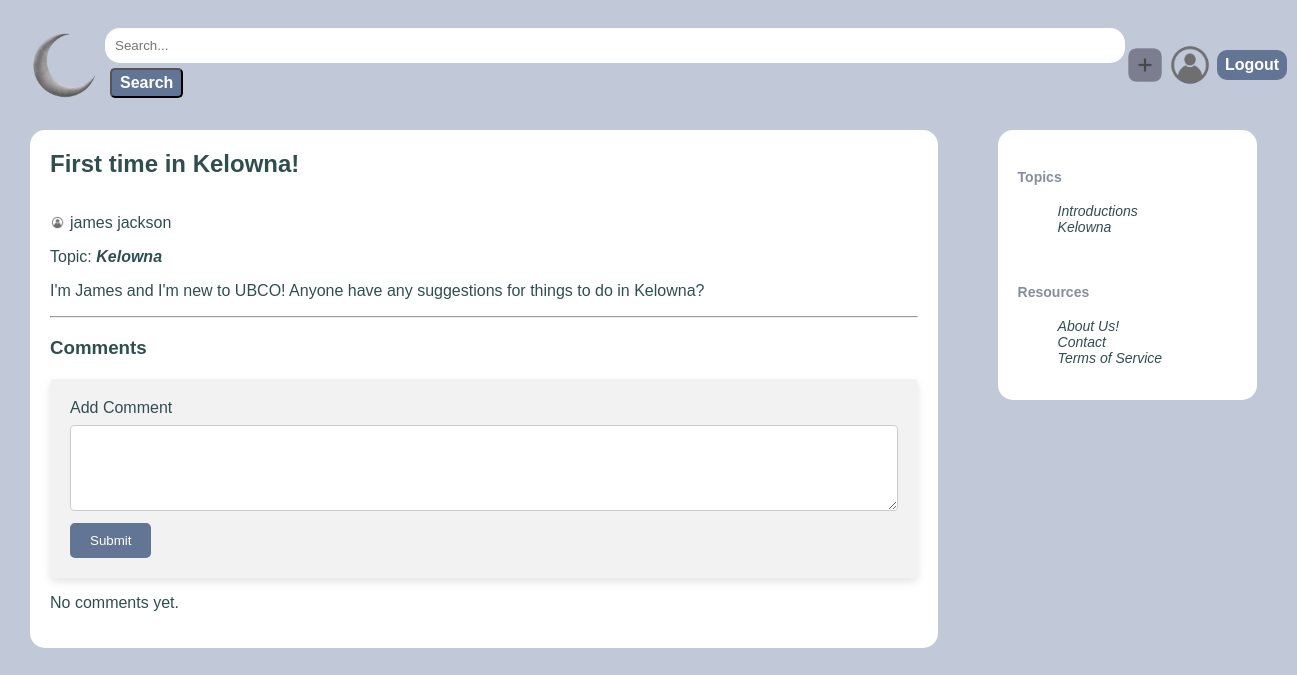
The page /source_code/addComment.php?postId=2 (signed in) on the database its author committed.
### tables this page shows
CREATE TABLE `Post` (
    `postId` INT NOT NULL AUTO_INCREMENT PRIMARY KEY,
    `postTitle` VARCHAR(255) NOT NULL,
    `postContent` VARCHAR(255) NOT NULL,
    `postDate` DATE NOT NULL,
    `topic` VARCHAR(255) NOT NULL,
    `userId` INT,
    FOREIGN KEY (`userId`) REFERENCES `User`(`userId`)
);

CREATE TABLE `User` (
    `userId` INT NOT NULL AUTO_INCREMENT PRIMARY KEY,
    `firstName` VARCHAR(255) NOT NULL,
    `lastName` VARCHAR(255) NOT NULL,
    `email` VARCHAR(255) NOT NULL,
    `userPassword` VARCHAR(255) NOT NULL,
    `username` VARCHAR(50) NOT NULL,
    `bio` VARCHAR(255),
    `pfp` blob NOT NULL,
    `role` ENUM('user', 'admin') NOT NULL DEFAULT 'user' 
);

### source_code/addComment.php (the view, shortened to what this page needs)
<?php
require_once 'connectDB.php';
$postTitle = "";
$topic = "";
$postContent = "";
$userId = null;
$comments = [];
$posterName = "";
if(isset($_GET['postId'])) {
    $postId = $_GET['postId'];
    $sql = "SELECT * FROM Post WHERE postId = $postId";
    $result = mysqli_query($connection, $sql);
    if ($result) {
        if (mysqli_num_rows($result) > 0) {
            $row = mysqli_fetch_assoc($result);
            $postTitle = $row["postTitle"];
            $topic = $row['topic'];
            $postContent = $row["postContent"];
            $userId =  $row["userId"];
        } else {
            $postTitle = "No post found";
        }
    } else {
        $postTitle = "Error fetching post";
        $postContent = "Error executing query: " . mysqli_error($connection);
    }
    $sql_topics = "SELECT DISTINCT `topic` FROM Post";
    $result_topics = mysqli_query($connection, $sql_topics);
    if ($userId) {
        $sql_poster = "SELECT `firstName`, `lastName` FROM User WHERE userId = $userId";
        $result_poster = mysqli_query($connection, $sql_poster);
        if ($result_poster) {
            $row_poster = mysqli_fetch_assoc($result_poster);
            $posterName = $row_poster['firstName'] . ' ' . $row_poster['lastName'];
        } else {
            $posterName = "Unknown";
        }
    }
} else {
    $postTitle = "No postId specified";
}
?>
<!DOCTYPE html>
<html lang="en">
<head>
    <link rel="stylesheet" href="css/header.css?v=<?php echo time(); ?>">
    <link rel="stylesheet" href="css/addComment.css?v=<?php echo time(); ?>">
</head>
<body>
    <header>
        <nav>
            <a href="home.php" class="logo"><img src="images/logo.png"></a>
            <form method="GET" action="home.php" class="search-form">
                <input type="text" class="search-bar" name="search" placeholder="Search..." value="<?php echo isset($_GET['search']) ? $_GET['search'] : '' ?>">
                <button type="submit" class="submitBtn">Search</button>
            </form>
            <?php if (isset($_SESSION['email'])): ?>
                <a href="create-post.php" class="create-post-btn"><img src="images/createPost.png"></a>
                <a href="user-profile.php" class="user-profile-btn"><img src="images/profile-icon.png"></a>
                <a href="logout.php" class="logout-btn">Logout</a>
            <?php else: ?>
                <a href="login.php" class="login-register-btn">Login/Register</a>
            <?php endif; ?>
        </nav>
    </header>
    <div class="container">
        <div class="main-content">
        <h2 id="post"><?php echo $postTitle; ?></h2>
        <div style="display: flex; align-items: center;">
            <img src="images/profile-icon.png" width="15px" height="15px">
            <p style="margin-left: 5px;"><?php echo $posterName; ?></p>
        </div>
        Topic: <a id="topicLink" href="home.php?search=<?php echo urlencode($topic); ?>"> <?php echo $topic; ?></a><br>
        <p><?php echo $postContent; ?></p>
            <hr>
            <div class="comments">
                <h3>Comments</h3>
                <div class="commentBox">
                        <form id="addCommentForm"action="processComment.php" method="POST">
                            <label for="comment">Add Comment</label><br>
                            <textarea id="comment" name="comment" rows="4" cols="50"></textarea><br>
                            <button type="submit">Submit</button>
                    </form>
                    </div>
                <?php if (!empty($comments)): ?>
                   <?php foreach ($comments as $comment): ?>
                        <div class="commentList">
                            <div style="display: flex; align-items: center;">
                                <img src="images/profile-icon.png" width="15px" height="15px">
                                <p style="margin-left: 5px;"><?php echo $comment['commenterName']; ?></p>
                            </div>
                            <p><?php echo $comment['comment']; ?></p>
                            <hr id="commentBreaks">
                        </div>
                    <?php endforeach; ?>
                <?php else: ?>
                    <p>No comments yet.</p>
                <?php endif; ?>
                </div>
        </div>
    </div>
    <div class="container-2">
        <div class="secondary-content">
            <h4>Topics</h4>
            <ul>
                <?php
                if ($result_topics && mysqli_num_rows($result_topics) > 0) {
                    while ($row = mysqli_fetch_assoc($result_topics)) {
                        echo "<li id='topicList'><a href='home.php?search=" . $row['topic'] . "'>" . $row['topic'] . "</a></li>";
                    }
                } else {
                    echo "<li>No topics found.</li>";
                }
                ?>
            </ul>
            <br>
            <h4>Resources</h4>
            <ul>
                <li class="other"><a href="about-us.php">About Us!</a></li>
                <li class="other"><a href="contact.php">Contact</a></li>
                <li class="other"><a href="TOS.php">Terms of Service</a></li>
            </ul>
        </div>
    </div>
</body>
</html>

### source_code/css/header.css (style rules this page uses)
body { margin: 0px; background-color: #C1C8D8; font-family: Arial, sans-serif; }
nav { padding: 25px; display: flex; justify-content: space-evenly; align-items: center; }
.logo { width: 80px; height: 80px; display: flex; }
.search-bar { padding: 10px; width: 1000px; border: none; border-radius: 15px; }
.create-post-btn { width: 40px; height: 40px; display: flex; }
.user-profile-btn { width: 50px; height: 50px; display: flex; }
.login-register-btn, .logout-btn, .admin-page-btn { background-color: #627594; padding: 6px 8px 6px 8px; text-decoration: none; color: white; font-weight: bold; margin: 2px; border-radius: 10px; box-shadow: none; font-size: 16px; }
.submitBtn { background-color: #627594; padding: 4px 8px 4px 8px; text-decoration: none; color: white; font-weight: bold; margin: 2px; border-radius: 10px; box-shadow: none; font-size: 16px; }

### source_code/css/addComment.css (style rules this page uses)
.container { display: flex; border-radius: 15px; background-color: white; color: darkslategray; float: left; width: 70%; margin-left: 30px; }
.main-content { flex: 2; padding: 0px 20px; padding-bottom: 20px; }
.submitBtn { background-color: #627594; padding: 4px 8px 4px 8px; text-decoration: none; color: white; font-weight: bold; margin: 5px; border-radius: 5px; box-shadow: none; }
.commentBox { border-radius: 5px; background-color: #f2f2f2; padding: 20px; margin-top: 20px; box-shadow: 0 4px 8px rgba(0, 0, 0, 0.1); }
.commentBox textarea { width: 100%; padding: 12px; margin: 8px 0; box-sizing: border-box; border: 1px solid #ccc; border-radius: 4px; resize: vertical; }
.commentBox button { background-color: #627594; color: white; padding: 10px 20px; border: none; border-radius: 5px; }
#topicLink { font-weight: bold; }
.container-2 { display: flex; float: right; border-radius: 15px; background-color: white; color: #868D9F; margin-right: 40px; width: 20%; }
.secondary-content { padding: 20px; font-size: 14px; }
.secondary-content a { text-decoration: none; color: darkslategray; }
#topicLink { text-decoration: none; font-style: italic; color: darkslategray; }
#topicList, .other { text-decoration: none; font-style: italic; color: darkslategray; list-style: none; }

### rows shown on the page
post: postTitle "First time in Kelowna!", topic "Kelowna", postContent "I'm James and I'm new to UBCO! Anyone have any suggestions for things to do in Kelowna?"
user: posterName "james jackson"

### other values the page prints
$row['topic'] "Introductions"
$row['topic'] "Kelowna"
